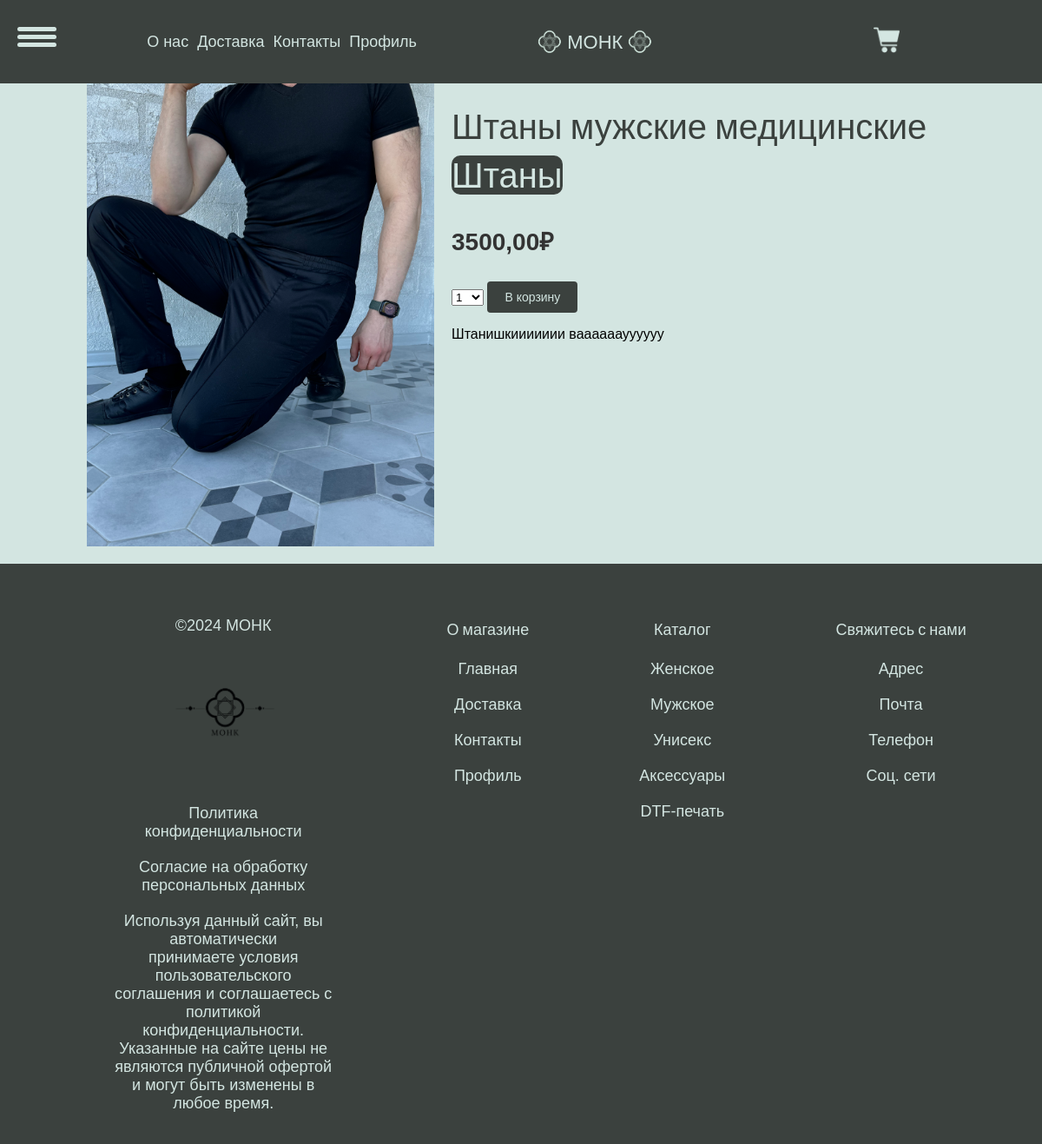
The app's page /3/2072743295 with its own data.
### myshop/models.py (models this page shows, shortened)
class Product(models.Model):
    category = models.ForeignKey(Category,
                                 related_name='products',
                                 on_delete=models.CASCADE)
    name = models.CharField(max_length=150, db_index=True)
    slug = models.CharField(
           max_length = 10,
           blank=True,
           editable=False,
           unique=True,
           default=create_new_ref_number
      )
    color = models.ForeignKey(Color,
                              related_name='products',
                              on_delete=models.CASCADE)
    gender = models.ForeignKey(Gender,
                               related_name='products',
                               on_delete=models.CASCADE
                               )
    image = models.ImageField(upload_to=f'media/products/%Y/%m/%d', blank=True)
    description = models.TextField(max_length=1000, blank=True)
    price = models.DecimalField(max_digits=10, decimal_places=2)
    available = models.BooleanField(default=True)
    created = models.DateTimeField(auto_now_add=True)
    uploaded = models.DateTimeField(auto_now=True)
    class Meta:
        ordering = ('name',)
        verbose_name = 'Товар'
        verbose_name_plural = 'Товары'
        index_together = (('id', 'slug'),)

class Category(models.Model):
    name = models.CharField(max_length=100, db_index=True)
    slug = models.SlugField(max_length=100, unique=True)
    class Meta:
        ordering = ('name',)
        verbose_name = 'Категория'
        verbose_name_plural = 'Категории'
    def __str__(self):
        return self.name
    def get_absolute_url(self):
        return reverse('myshop:product_list_by_category', args=[self.slug])

### myshop/views.py (the view)
# urls.py: path('<int:id>/<slug:slug>', views.product_detail,
def product_detail(request, id, slug):
    product = get_object_or_404(Product, id=id, slug=slug, available=True)
    cart_product_form = CartAddProductForm()
    return render(request, 'shop/product/detail.html', {'product': product, 'cart_product_form': cart_product_form })

### cart/forms.py
class CartAddProductForm(forms.Form):
    quantity = forms.TypedChoiceField(
        choices=PRODUCT_QUANTITY_CHOICES,
        coerce=int,
        label=""
    )
    update = forms.BooleanField(
        required=False,
        initial=False,
        widget=forms.HiddenInput
    )

### cart/cart.py (called while the page is built)
    def __len__(self):
        return sum(item['quantity'] for item in self.cart.values())

### cart/context_processors.py (called while the page is built)
def cart(request):
    return {'cart': Cart(request)}

### myshop/templates/shop/product/detail.html (shortened to what this page needs)
{% extends "shop/base2.html" %}
{% load static %}
{% block content %}
<div class="product-detail">
    <img src="{% if product.image %}{{ product.image.url }}{% else %}{% static 'img/no_image.png' %}{% endif %}">
    <h1>{{ product.name }}</h1>
    <h2>
    <a style="border-radius: 10px; background-color:rgb(59, 65, 62); color:rgb(211, 229, 225);" href="{{ product.category.get_absolute_url }}">{{product.category }}</a>
    </h2>
    <p class="price">{{ product.price }}₽ </p>
        <form action="{% url 'cart:cart_add' product.id %}" method="post">
            {{ cart_product_form }}
            <input type="submit" value="В корзину">
        </form>
    <p class="description">{{ product.description|linebreaks }}</p>
</div>
{% endblock %}

### myshop/static/css/base.css (style rules this page uses)
body { margin:0; padding:0; font-family:helvetica, sans-serif; background-color: rgb(211, 229, 225); }
h1, h2, h3, h4, h5 , h6 { font-family: 'Ubuntu', sans-serif; font-weight:normal; font-size: clamp(10px, 5vw, 40px); }
a { text-decoration:none; color:#5993bb; }
a.button, input[type="submit"] { background-color:rgb(59, 65, 62); color:rgb(211, 229, 225); border-radius:4px; padding:10px 20px; font-size:14px; border:0; }
.product-detail { text-align:justify; }
.product-detail .price { color:#333; font-size:28px; font-weight:bold; }
.product-detail img { width:40%; float:left; padding:0 20px 20px 0; }
.product-detail h1 { margin-bottom:0; color: rgb(59, 65, 62); }
.product-detail h2 { margin-top:10px; }

### records on screen
Product: image (picture), name "Штаны мужские медицинские", category "Штаны", price "3500,00", description "Штанишкиииииии ваааааауууууу"
